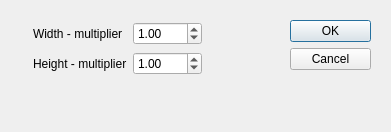
<?xml version="1.0" encoding="UTF-8"?>
<ui version="4.0">
 <class>Dialog_resize</class>
 <widget class="QDialog" name="Dialog_resize">
  <property name="geometry">
   <rect>
    <x>0</x>
    <y>0</y>
    <width>391</width>
    <height>132</height>
   </rect>
  </property>
  <property name="windowTitle">
   <string>Resize</string>
  </property>
  <widget class="QDialogButtonBox" name="buttonBox">
   <property name="geometry">
    <rect>
     <x>290</x>
     <y>20</y>
     <width>81</width>
     <height>241</height>
    </rect>
   </property>
   <property name="orientation">
    <enum>Qt::Vertical</enum>
   </property>
   <property name="standardButtons">
    <set>QDialogButtonBox::Cancel|QDialogButtonBox::Ok</set>
   </property>
  </widget>
  <widget class="QWidget" name="">
   <property name="geometry">
    <rect>
     <x>33</x>
     <y>21</y>
     <width>169</width>
     <height>57</height>
    </rect>
   </property>
   <layout class="QGridLayout" name="gridLayout">
    <item row="0" column="0">
     <widget class="QLabel" name="label">
      <property name="text">
       <string>Width - multiplier</string>
      </property>
     </widget>
    </item>
    <item row="0" column="1">
     <widget class="QDoubleSpinBox" name="doubleSpinBox_width">
      <property name="singleStep">
       <double>0.010000000000000</double>
      </property>
      <property name="value">
       <double>1.000000000000000</double>
      </property>
     </widget>
    </item>
    <item row="1" column="0">
     <widget class="QLabel" name="label_2">
      <property name="text">
       <string>Height - multiplier</string>
      </property>
     </widget>
    </item>
    <item row="1" column="1">
     <widget class="QDoubleSpinBox" name="doubleSpinBox_height">
      <property name="singleStep">
       <double>0.010000000000000</double>
      </property>
      <property name="value">
       <double>1.000000000000000</double>
      </property>
     </widget>
    </item>
   </layout>
  </widget>
 </widget>
 <resources/>
 <connections>
  <connection>
   <sender>buttonBox</sender>
   <signal>accepted()</signal>
   <receiver>Dialog_resize</receiver>
   <slot>accept()</slot>
   <hints>
    <hint type="sourcelabel">
     <x>248</x>
     <y>254</y>
    </hint>
    <hint type="destinationlabel">
     <x>157</x>
     <y>274</y>
    </hint>
   </hints>
  </connection>
  <connection>
   <sender>buttonBox</sender>
   <signal>rejected()</signal>
   <receiver>Dialog_resize</receiver>
   <slot>reject()</slot>
   <hints>
    <hint type="sourcelabel">
     <x>316</x>
     <y>260</y>
    </hint>
    <hint type="destinationlabel">
     <x>286</x>
     <y>274</y>
    </hint>
   </hints>
  </connection>
 </connections>
</ui>
